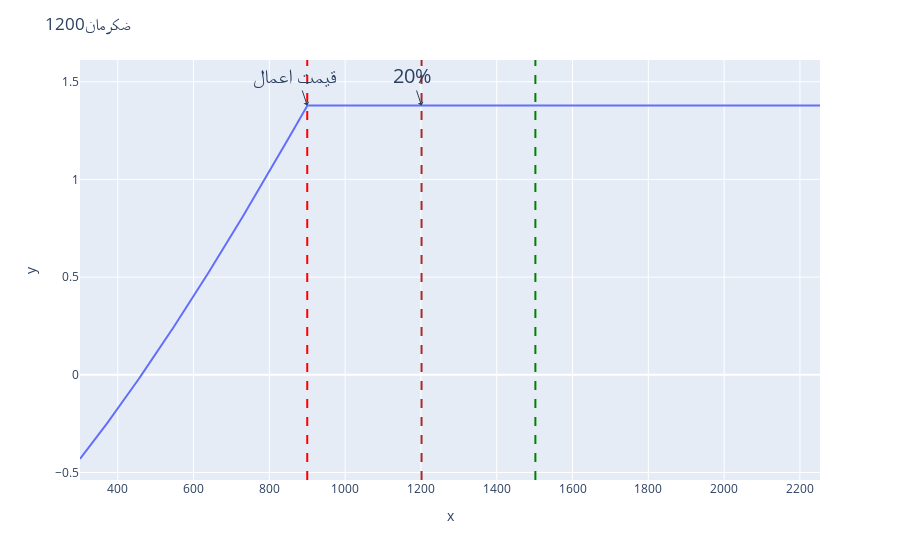

Notebook code for this chart:
### Code cell
short_call_id = 'ضکرمان1200'
if not short_call_id.isdigit():
    short_call_id = df['id_option'][df['symbol_option'] ==convert_fa_numbers(short_call_id)].iloc[0]
    
UAprice_IRR = calculate_coveredCall_strategy(short_call_id)

fig = px.line(x=UAprice_IRR.keys() , y=UAprice_IRR.values() )
fig.update_layout(title=df['symbol_option'][df['id_option']==short_call_id].iloc[0] )
# fig.add_annotation( # add a text callout with arrow
#     text= "قيمت امروز دارايي پايه", x=df['last_trade_base'][df['id_option'] ==short_call_id].iloc[0], 
#     y=max(UAprice_IRR.values()), arrowhead=1, showarrow=True, font={'size':20} , align="left"
# )

fig.add_annotation( # add a text callout with arrow
    text= "قيمت اعمال " , x=df['due_date_price'][df['id_option'] ==short_call_id].iloc[0], 
    y=max(UAprice_IRR.values()), arrowhead=1, showarrow=True, font={'size':20} , align="left"
)
fig.add_vline( x=df['last_trade_base'][df['id_option'] ==short_call_id].iloc[0],
               line_dash="dash", line_color="green"
)
fig.add_vline( x=df['due_date_price'][df['id_option'] ==short_call_id].iloc[0],
               line_dash="dash", line_color="red")


fig.add_annotation(text= "20%" , x=0.8 *df['last_trade_base'][df['id_option'] ==short_call_id].iloc[0], 
    y=max(UAprice_IRR.values()), arrowhead=1, showarrow=True, font={'size':20} , align="left"
)

fig.add_vline( x=0.8 * df['last_trade_base'][df['id_option'] ==short_call_id].iloc[0],
                    line_dash="dash", line_color="brown")

fig.show()

### Figure 1 — Plotly figure (JSON) as saved in the notebook; plotly's stock layout.template omitted (floating-point values rounded to 4 significant figures; data arrays with more than 128 entries replaced by an {"elided": "..."} marker saying what was removed)
{"data": [{"hovertemplate": "x=%{x}<br>y=%{y}<extra></extra>", "legendgroup": "", "line": {"color": "#636efa", "dash": "solid"}, "marker": {"symbol": "circle"}, "mode": "lines", "name": "", "orientation": "v", "showlegend": false, "type": "scatter", "x": {"elided": "1000 float values"}, "xaxis": "x", "y": {"elided": "1000 float values"}, "yaxis": "y"}], "layout": {"annotations": [{"align": "left", "arrowhead": 1, "font": {"size": 20}, "showarrow": true, "text": "قيمت اعمال ", "x": 900, "y": 1.378}, {"align": "left", "arrowhead": 1, "font": {"size": 20}, "showarrow": true, "text": "20%", "x": 1202.0, "y": 1.378}], "legend": {"tracegroupgap": 0}, "margin": {"t": 60}, "shapes": [{"line": {"color": "green", "dash": "dash"}, "type": "line", "x0": 1502, "x1": 1502, "xref": "x", "y0": 0, "y1": 1, "yref": "y domain"}, {"line": {"color": "red", "dash": "dash"}, "type": "line", "x0": 900, "x1": 900, "xref": "x", "y0": 0, "y1": 1, "yref": "y domain"}, {"line": {"color": "brown", "dash": "dash"}, "type": "line", "x0": 1202.0, "x1": 1202.0, "xref": "x", "y0": 0, "y1": 1, "yref": "y domain"}], "title": {"text": "ضکرمان1200"}, "xaxis": {"anchor": "y", "domain": [0, 1], "title": {"text": "x"}}, "yaxis": {"anchor": "x", "domain": [0, 1], "title": {"text": "y"}}}}
